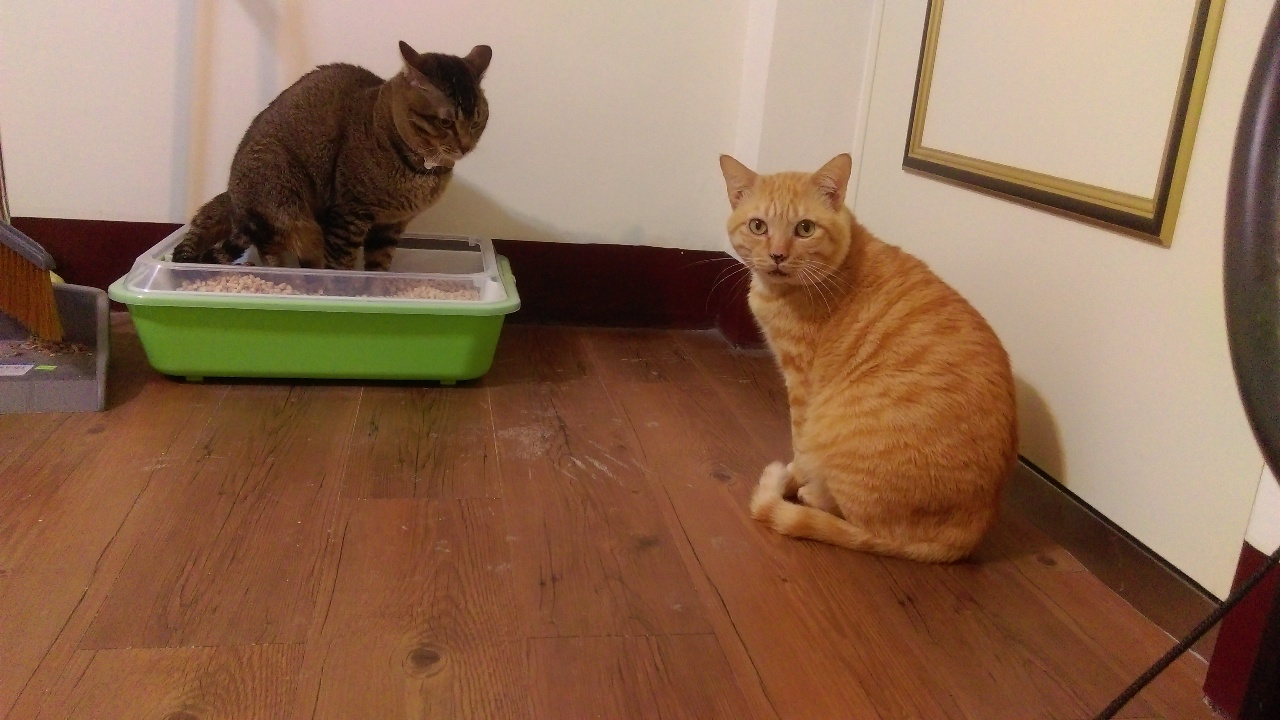
#> input picture ImageRecognition/ImageGradient/kitties.jpg, 1280 x 720 px
$ jupyter execute ImageGradient.ipynb
#> lines starting #> are read from the running program, lines starting #| are printed output that depends on the picture
## Simple Example for Image Gradient

It is an example for understanding image gradient.
The target pixel and surrounding pixels are listed.

[cell 1]
import numpy as np
from scipy import signal as sig

[cell 2]
data = np.array([[0, 70, 0],
                 [180, 255, 90],
                 [0, 40, 0]])

[cell 3]
G_x = sig.convolve2d(data, np.array([[0, 0, 0],
                                     [1, 0, -1],
                                     [0, 0, 0]]), mode='same')

G_y = sig.convolve2d(data, np.array([[0, -1, 0],
                                     [0, 0, 0],
                                     [0, 1, 0]]), mode='same')

[cell 4]
print(f'G_x is \n{G_x}')
print(f'G_y is \n{G_y}')

## Using Sobel Operator by opencv

[Sobel operator](https://en.wikipedia.org/wiki/Sobel_operator) is a common operator for image processing. It emphasizes the impact of directly adjacent pixels, which get assigned with higher weights.

We don't need to define kernels by ourselves. Using the **Sobel Operator** by opencv.

Here is a kitties picture.

[cell 5]
import numpy as np
import cv2
import scipy.signal as sig
import matplotlib.pyplot as plt

[cell 6]
img = cv2.imread("kitties.jpg", cv2.IMREAD_GRAYSCALE)
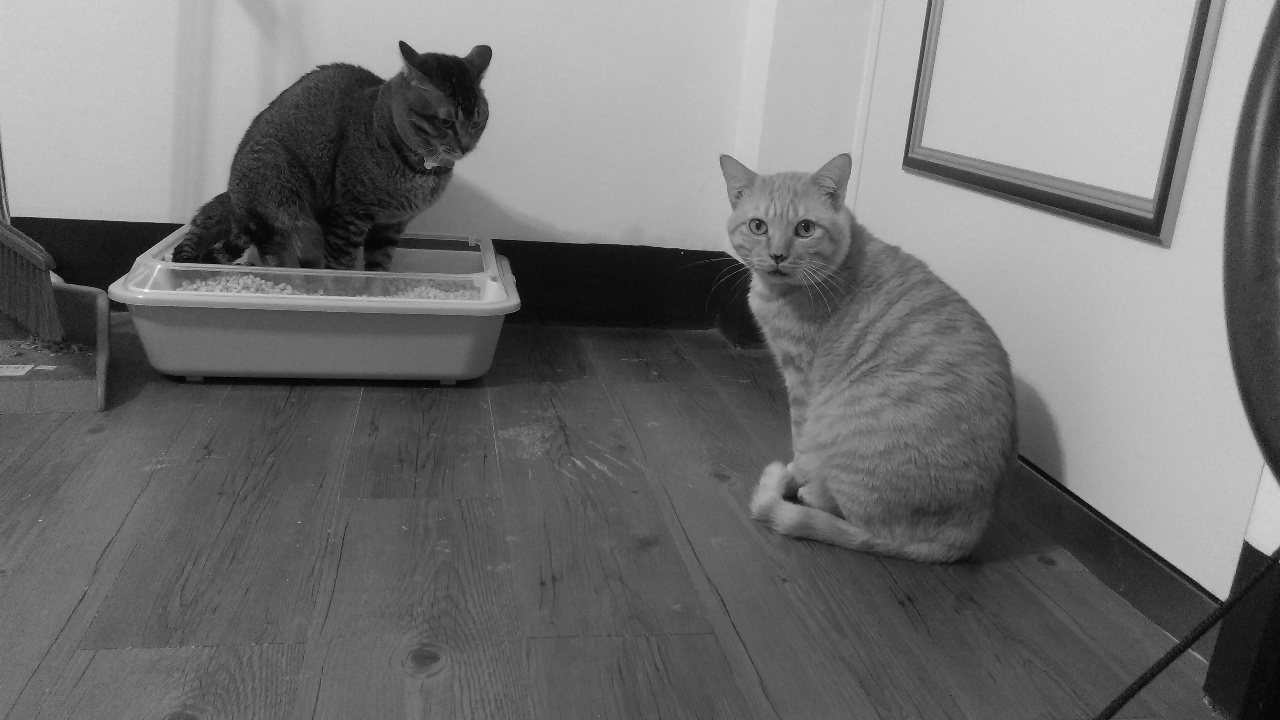
#> img: shape (720, 1280); min 0, max 254, mean 114.9

[cell 7]
# Define the Sobel operator kernels.

kernel_x = np.array([[-1, 0, 1],
                     [-2, 0, 2],
                     [-1, 0, 1]])

kernel_y = np.array([[-1, -2, -1],
                     [0, 0, 0],
                     [1, 2, 1]])

[cell 8]
sobelG_x = sig.convolve2d(img, kernel_x, mode='same')
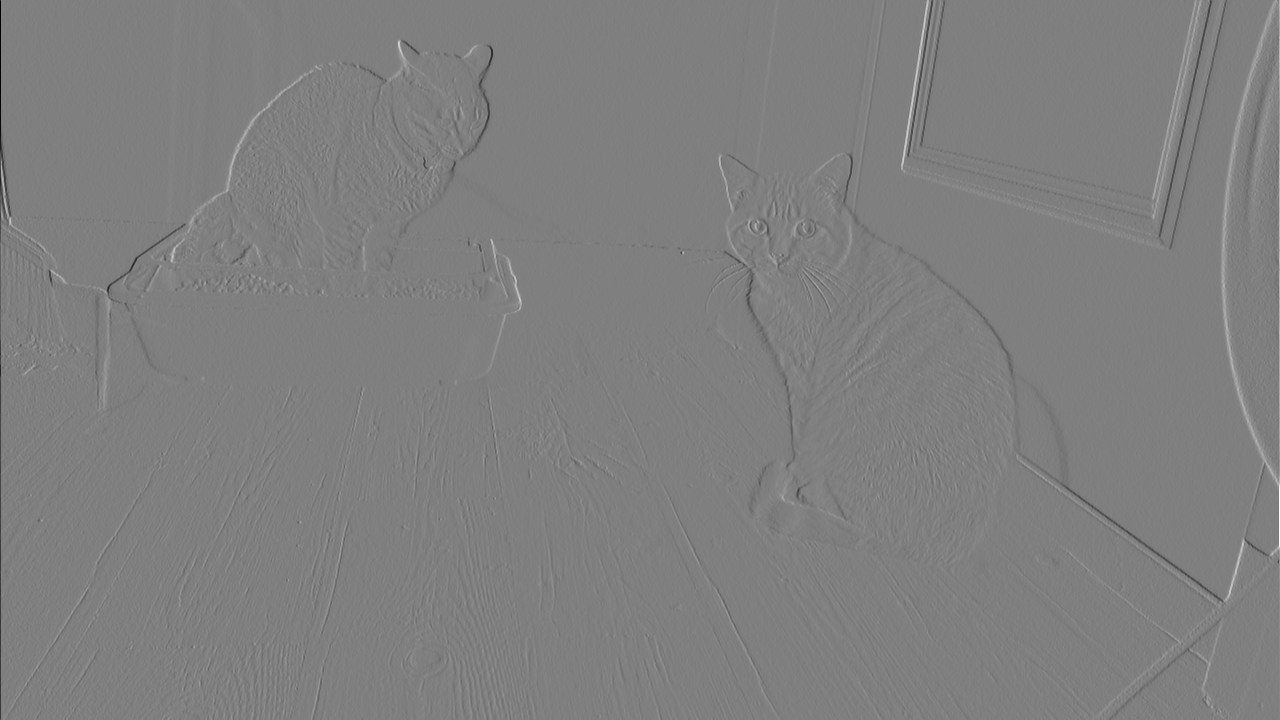
#> sobelG_x: shape (720, 1280) int64; min -825, max 825, mean 0.1; drawn with min black and max white
sobelG_y = sig.convolve2d(img, kernel_y, mode='same')
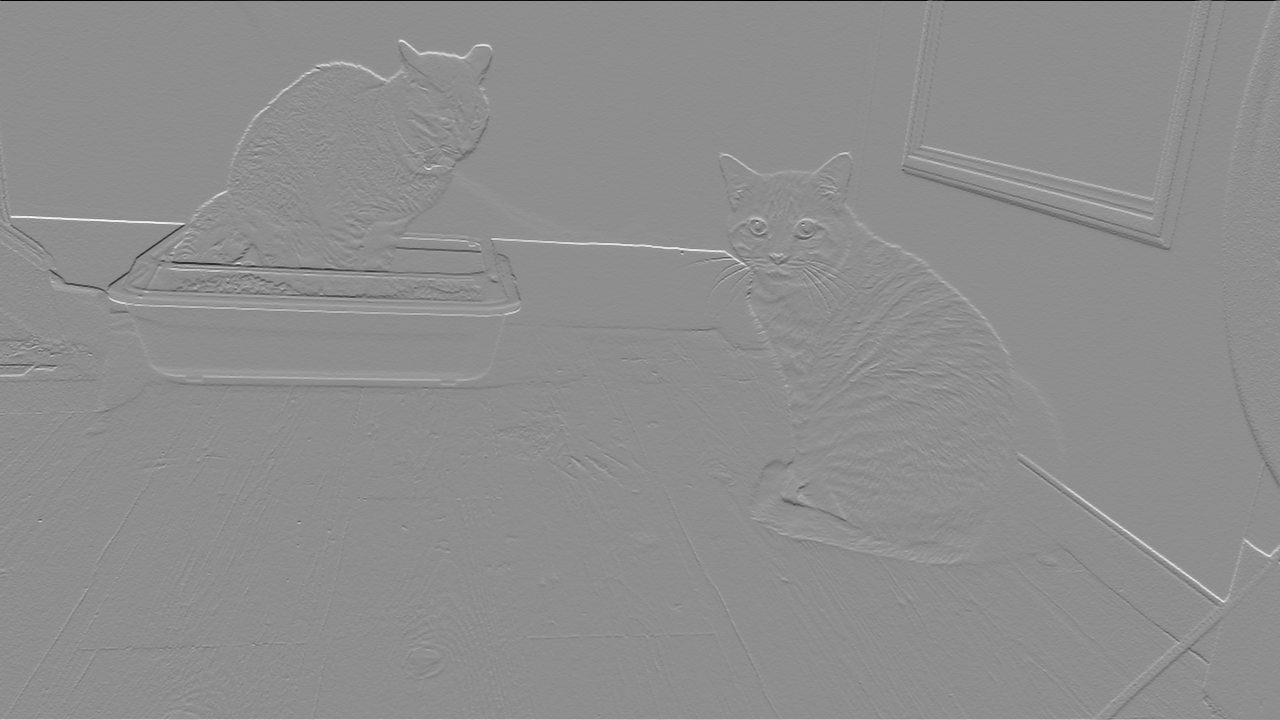
#> sobelG_y: shape (720, 1280) int64; min -840, max 664, mean 0.6; drawn with min black and max white

[cell 9]
# Plot!

fig = plt.figure(figsize=(18, 16), dpi= 80)
ax1 = fig.add_subplot(121)
ax2 = fig.add_subplot(122)
ax1.imshow(sobelG_x, cmap='gray')
ax2.imshow(sobelG_y, cmap='gray')
ax1.set_xlabel("sobelGx")
ax2.set_xlabel("sobelGy")
plt.show()
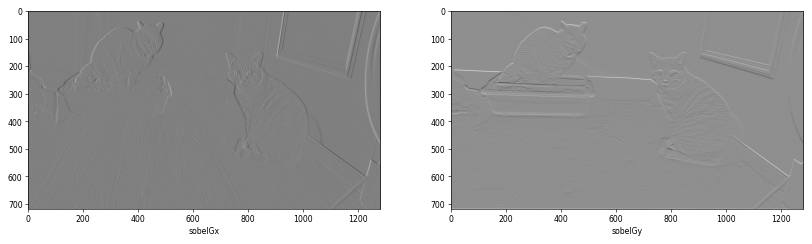
#> figure drawn by matplotlib, 2 panels
